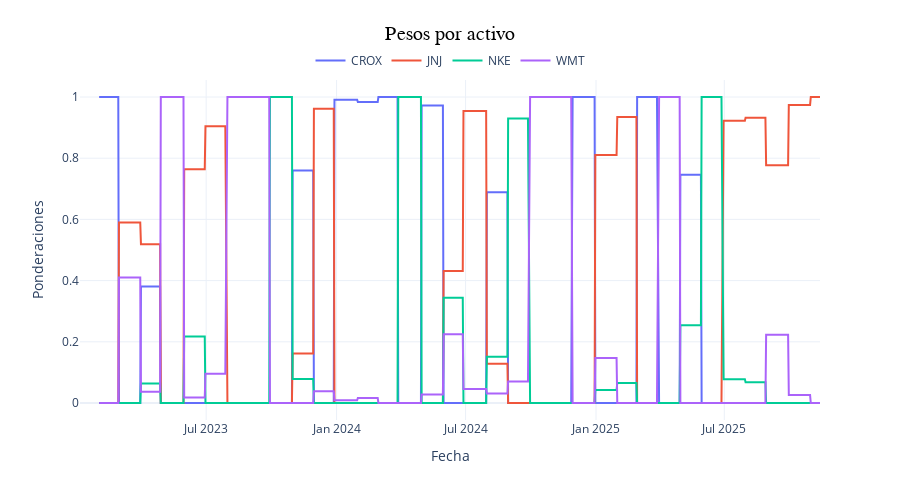

Source (notebook cell):
### Code cell
# Visualización de los pesos a lo largo del tiemoi
w_plot = Visualizar_Series_Dinamica(w, w.columns, nombre_de_eje_y='Ponderaciones ', titulo='Pesos por activo')

### Figure 1 — Plotly figure (JSON) as saved in the notebook; plotly's stock layout.template omitted (floating-point values rounded to 4 significant figures; data arrays with more than 128 entries replaced by an {"elided": "..."} marker saying what was removed)
{"data": [{"line": {"color": "#636EFA", "width": 2}, "name": "CROX", "type": "scatter", "x": {"elided": "719 str values"}, "y": {"elided": "719 float values"}}, {"line": {"color": "#EF553B", "width": 2}, "name": "JNJ", "type": "scatter", "x": {"elided": "719 str values"}, "y": {"elided": "719 float values"}}, {"line": {"color": "#00CC96", "width": 2}, "name": "NKE", "type": "scatter", "x": {"elided": "719 str values"}, "y": {"elided": "719 float values"}}, {"line": {"color": "#AB63FA", "width": 2}, "name": "WMT", "type": "scatter", "x": {"elided": "719 str values"}, "y": {"elided": "719 float values"}}], "layout": {"height": 500, "legend": {"orientation": "h", "x": 0.5, "xanchor": "center", "y": 1.1}, "margin": {"t": 80}, "title": {"font": {"color": "black", "family": "Gill Sans", "size": 20}, "text": "Pesos por activo", "x": 0.5}, "xaxis": {"title": {"text": "Fecha"}}, "yaxis": {"tickfont": {"size": 12}, "title": {"font": {"size": 14}, "text": "Ponderaciones "}}}}
